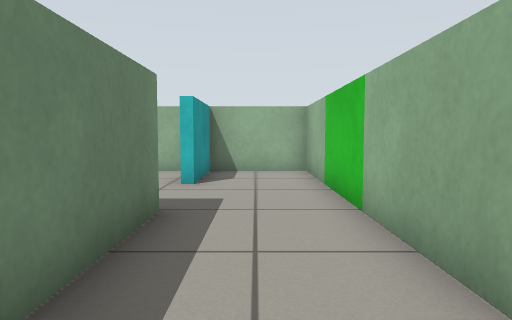
[1] (above)

24 first-person views from a walk through a robot-simulator world made for Gazebo. The camera is 0.57 m above the floor, tilts 4° down and sees 70° across. The floor is counted in squares, 0.5 m on a side. Each view is taken from the middle of a square. On the plan, view 1 faces up. The plan holds only what a view shows up to about 14 squares ahead; the rest is blank.

[2]
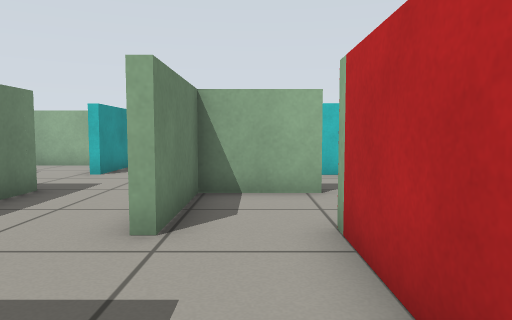

[3]
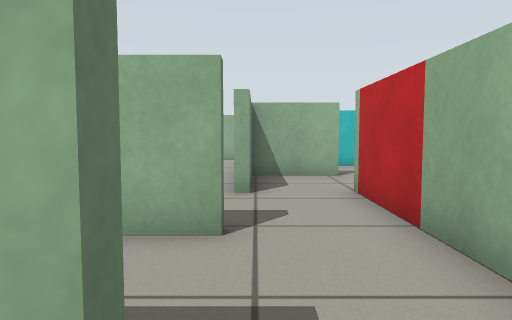

[4]
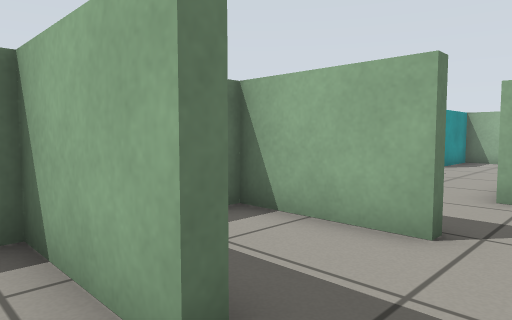

[5]
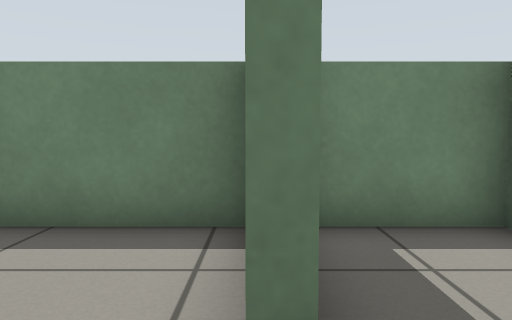

[6]
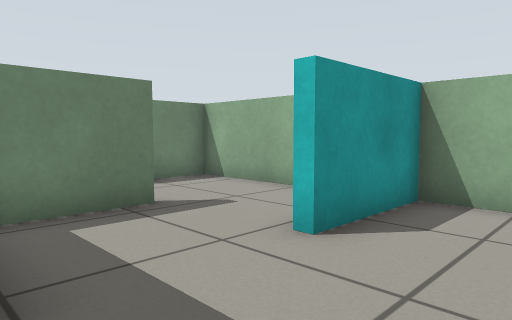

[7]
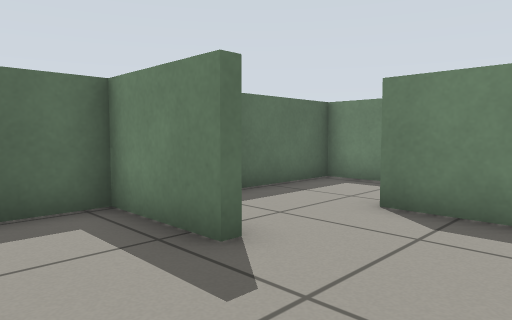

[8]
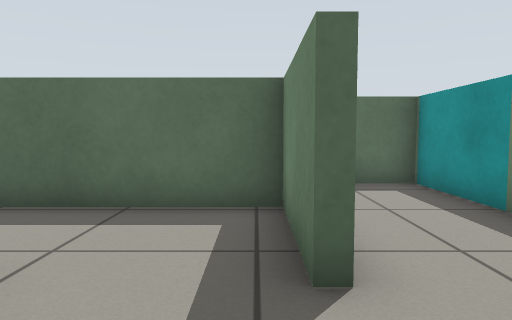

[9]
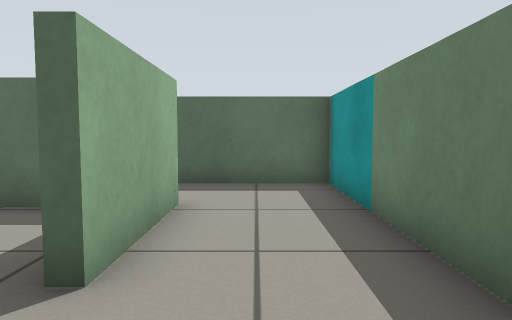

[10]
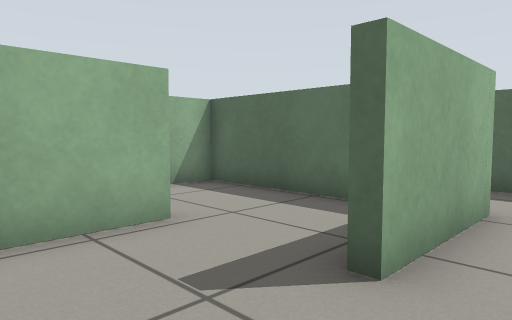

[11]
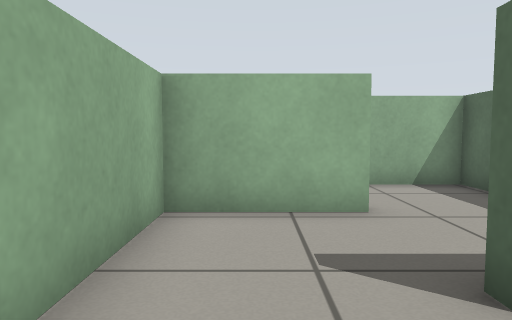

[12]
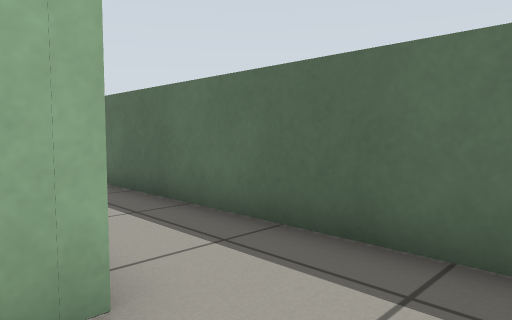

[13]
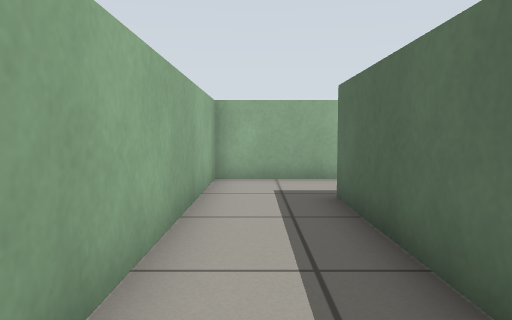

[14]
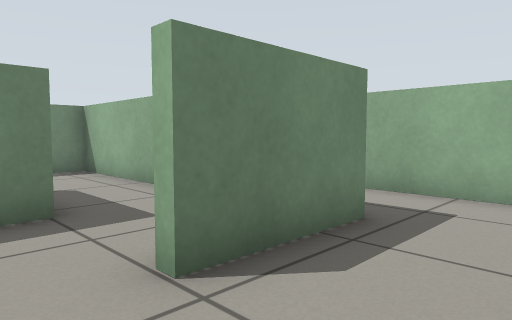

[15]
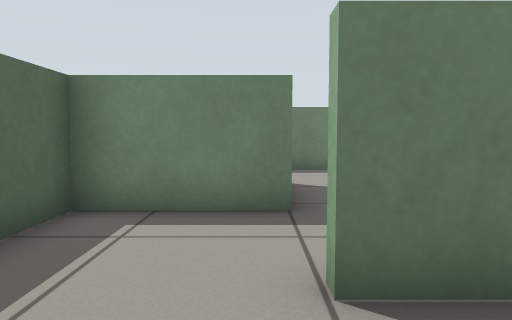

[16]
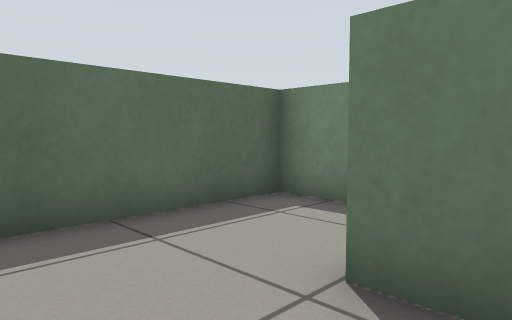

[17]
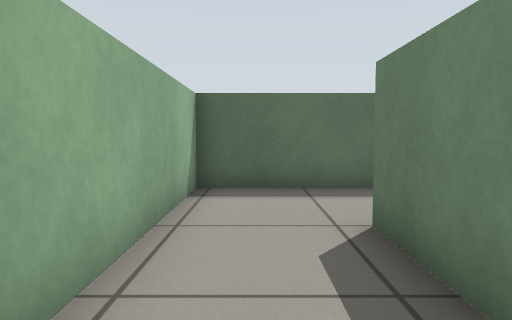

[18]
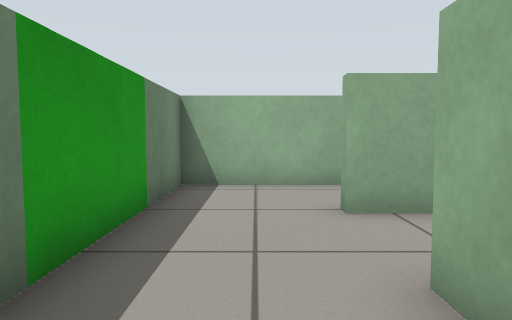

[19]
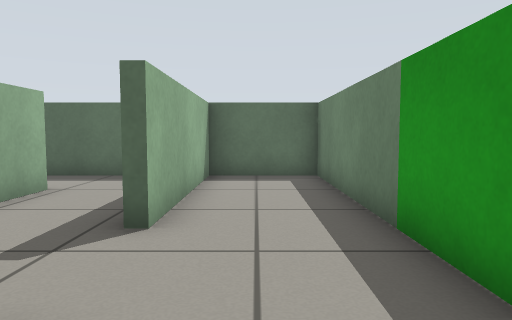

[20]
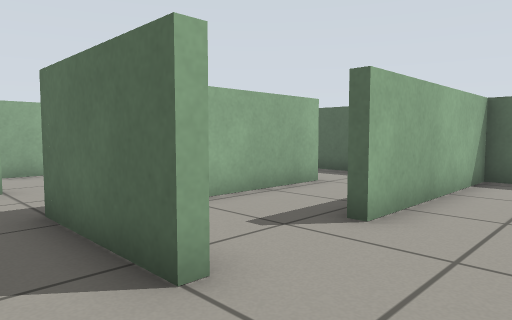

[21]
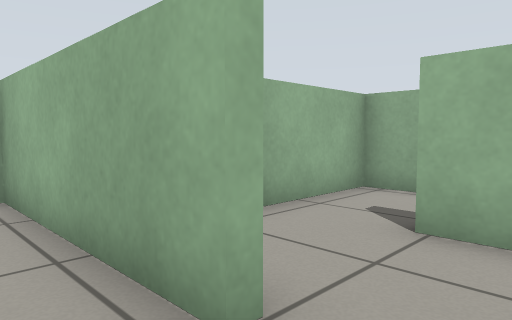

[22]
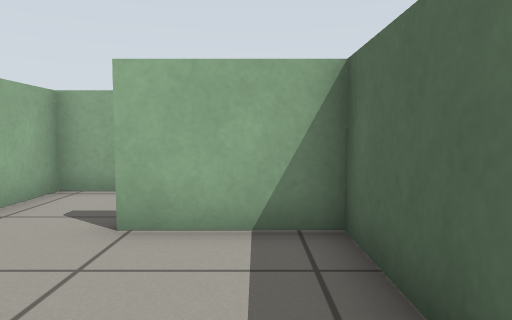

[23]
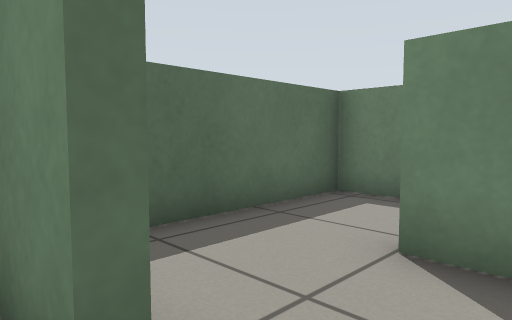

[24]
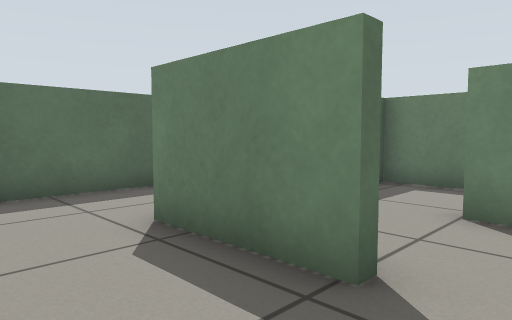

### Floor plan
Points are (right, up) in squares from view 1. A wall is a line through its corners. A room is listed if a view was taken in it or the views show most of it. See-through windows are left out.
Room 1 (views 1, 6, 7, 8, 9, 10, 11, 12, 13, 14, 15, 16, 17, 18, 19, 20)
walls: (-9.5, 2.2) (-13.7, 2.2) (-13.7, -9) (-10.7, -9) (-10.7, -3.2); (-4.4, 8.1) (-4.4, 5.3) (-2.9, 5.3); (-7.7, 8.2) (-7.7, 11.3) (-11.3, 11.3); (-10.7, 5) (-10.7, 8.4); (-1.4, 5.4) (-1.4, 1.9); (-10.4, 8.4) (-10.4, 5.3) (-4.7, 5.3) (-4.7, 7.5); (-10.7, -0.8) (-10.7, -0.5) (-7.4, -0.5) (-7.4, -3.7) (-1.7, -3.7) (-1.7, 5) (-9.6, 5); (-2.3, 11.3) (-7.4, 11.3) (-7.4, 8.2); (-13.7, 8.8) (-13.7, 2.5) (-4.4, 2.5) (-4.4, -0.5); (3.5, 5) (1.9, 5) (1.9, 2.1) (1.6, 2.1) (1.6, 11.3) (-1.4, 11.3) (-1.4, 8.3); (4, -0.6) (4, 2.4)
ways out: opening at (2.5, -1) to room 2; opening at (-10, -2.5) to room 4; opening at (4, 3.5)
Room 2 (view 2)
walls: (1.6, -0.9) (-1.4, -0.9) (-1.4, -3.2); (4, -2.3) (4, -0.6)
ways out: opening at (2.5, -1) to room 1; opening at (2.5, -4) to room 3
Room 3 (views 3, 4, 5)
walls: (1.5, -3.6) (1.5, -4) (-1.4, -4) (-1.4, -7.2)
ways out: opening at (2.5, -4) to room 2; opening at (0.5, -6)
Room 4 (views 21, 22)
walls: (-7.7, -6.5) (-7.7, -0.8); (-10.4, -7.2) (-10.4, -9) (-7.4, -9); (-9.4, -0.8) (-10.7, -0.8)
ways out: opening at (-10, -2.5) to room 1; opening at (-7, -7.5) to room 6
Room 5 (views 23, 24)
walls: (-6.1, -12.3) (-3.3, -12.3); (-4.4, -6.2) (-4.4, -9.4); (-1.7, -5.2) (-1.7, -4) (-4.9, -4)
ways out: opening at (-4, -5.5) to room 6
Room 6 (no view inside)
walls: (-7.4, -5.5) (-7.4, -6.5); (-7.4, -9) (-4.7, -9) (-4.7, -6.2)
ways out: opening at (-7, -7.5) to room 4; opening at (-4, -5.5) to room 5

Positions as (right, up) in squares from view 1, and headings:
1: (0, 0), facing up
2: (3, -2), facing up
3: (2, -5), facing up
4: (3, -5), facing up-left
5: (3, -4), facing left
6: (1, 5), facing up-left
7: (-2, 11), facing down-left
8: (-10, 11), facing down
9: (-12, 11), facing down
10: (-12, 11), facing down-right
11: (-13, 10), facing right
12: (-13, 6), facing down-right
13: (-11, 4), facing right
14: (-2, -2), facing up-left
15: (-2, -1), facing left
16: (-2, 1), facing down-left
17: (-3, 4), facing down
18: (-12, -6), facing up
19: (-12, 1), facing down
20: (-13, 1), facing down-right
21: (-9, -8), facing up-right
22: (-9, -8), facing right
23: (-4, -5), facing down-left
24: (-2, -5), facing down-left
